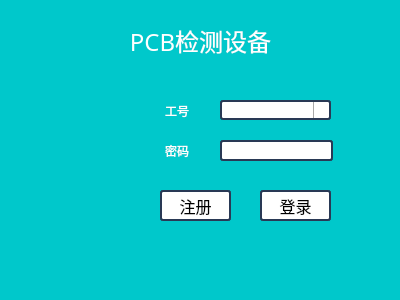
<?xml version="1.0" encoding="UTF-8"?>
<ui version="4.0">
 <class>Login</class>
 <widget class="QWidget" name="Login">
  <property name="windowModality">
   <enum>Qt::ApplicationModal</enum>
  </property>
  <property name="geometry">
   <rect>
    <x>0</x>
    <y>0</y>
    <width>400</width>
    <height>300</height>
   </rect>
  </property>
  <property name="windowTitle">
   <string>登录</string>
  </property>
  <property name="autoFillBackground">
   <bool>false</bool>
  </property>
  <property name="styleSheet">
   <string notr="true">background-color: rgb(0, 200, 203);</string>
  </property>
  <widget class="QLineEdit" name="password">
   <property name="geometry">
    <rect>
     <x>220</x>
     <y>140</y>
     <width>113</width>
     <height>21</height>
    </rect>
   </property>
   <property name="styleSheet">
    <string notr="true">QLineEdit {
    border: 2px solid rgb(41, 57, 85);
    border-radius: 3px;
    background: white;
    selection-background-color: green;
    font-size: 14px ;
}</string>
   </property>
   <property name="echoMode">
    <enum>QLineEdit::Password</enum>
   </property>
  </widget>
  <widget class="QLabel" name="label">
   <property name="geometry">
    <rect>
     <x>150</x>
     <y>100</y>
     <width>54</width>
     <height>21</height>
    </rect>
   </property>
   <property name="styleSheet">
    <string notr="true">color: rgb(255, 255, 255);</string>
   </property>
   <property name="text">
    <string>工号</string>
   </property>
   <property name="alignment">
    <set>Qt::AlignCenter</set>
   </property>
  </widget>
  <widget class="QLabel" name="label_2">
   <property name="geometry">
    <rect>
     <x>150</x>
     <y>140</y>
     <width>54</width>
     <height>21</height>
    </rect>
   </property>
   <property name="styleSheet">
    <string notr="true">color: rgb(255, 255, 255);</string>
   </property>
   <property name="text">
    <string>密码</string>
   </property>
   <property name="alignment">
    <set>Qt::AlignCenter</set>
   </property>
  </widget>
  <widget class="QLabel" name="machine_name">
   <property name="geometry">
    <rect>
     <x>30</x>
     <y>10</y>
     <width>341</width>
     <height>61</height>
    </rect>
   </property>
   <property name="font">
    <font>
     <family>黑体</family>
     <pointsize>18</pointsize>
     <weight>50</weight>
     <italic>false</italic>
     <bold>false</bold>
    </font>
   </property>
   <property name="styleSheet">
    <string notr="true">color: rgb(255, 255, 255);
font: 18pt &quot;黑体&quot;;</string>
   </property>
   <property name="text">
    <string>PCB检测设备</string>
   </property>
   <property name="alignment">
    <set>Qt::AlignCenter</set>
   </property>
  </widget>
  <widget class="QLabel" name="label_4">
   <property name="geometry">
    <rect>
     <x>40</x>
     <y>60</y>
     <width>91</width>
     <height>181</height>
    </rect>
   </property>
   <property name="styleSheet">
    <string notr="true">border-image: url(:/icon/res/ui_EquipmentPicture.png);</string>
   </property>
   <property name="text">
    <string/>
   </property>
  </widget>
  <widget class="QPushButton" name="login">
   <property name="geometry">
    <rect>
     <x>260</x>
     <y>190</y>
     <width>71</width>
     <height>31</height>
    </rect>
   </property>
   <property name="font">
    <font>
     <family>黑体</family>
     <pointsize>12</pointsize>
     <weight>9</weight>
     <italic>false</italic>
     <bold>false</bold>
    </font>
   </property>
   <property name="styleSheet">
    <string notr="true">QPushButton {
    border: 2px solid rgb(41, 57, 85);
    border-radius: 3px;
    background: white;
    selection-background-color: green;
	font: 75 12pt &quot;黑体&quot;;
}

QPushButton:hover{
	background-color: rgb(0, 170, 230);
	color: white;
}

QPushButton:pressed{
	background-color:rgb(85, 170, 255);                                                           	border-style: inset;
}</string>
   </property>
   <property name="text">
    <string>登录</string>
   </property>
  </widget>
  <widget class="QPushButton" name="register_2">
   <property name="geometry">
    <rect>
     <x>160</x>
     <y>190</y>
     <width>71</width>
     <height>31</height>
    </rect>
   </property>
   <property name="font">
    <font>
     <family>黑体</family>
     <pointsize>12</pointsize>
     <weight>9</weight>
     <italic>false</italic>
     <bold>false</bold>
    </font>
   </property>
   <property name="styleSheet">
    <string notr="true">QPushButton {
    border: 2px solid rgb(41, 57, 85);
    border-radius: 3px;
    background: white;
    selection-background-color: green;
	font: 75 12pt &quot;黑体&quot;;
}

QPushButton:hover{
	background-color: rgb(0, 170, 230);
	color: white;
}

QPushButton:pressed{
	background-color:rgb(85, 170, 255);                                                           	border-style: inset;
}</string>
   </property>
   <property name="text">
    <string>注册</string>
   </property>
  </widget>
  <widget class="QComboBox" name="id">
   <property name="geometry">
    <rect>
     <x>220</x>
     <y>100</y>
     <width>111</width>
     <height>20</height>
    </rect>
   </property>
   <property name="styleSheet">
    <string notr="true">QComboBox {
    border: 2px solid rgb(41, 57, 85);
    border-radius: 3px;
	background: white;
    selection-background-color: green;
    font-size: 14px ;
    min-width: 6em;
}


QComboBox::drop-down {
    subcontrol-origin: padding;
    subcontrol-position: top right;
    width: 15px;
    border-left-width: 1px;  
	border-left-color: darkgray;
    border-left-style: solid;
    border-top-right-radius: 3px;
    border-bottom-right-radius: 3px;
}

QComboBox::down-arrow {
    image: url(:/icon/res/ui_down_arrow.png);
}

QComboBox::down-arrow:on {
    top: 1px;
    left: 1px;
}


</string>
   </property>
   <property name="editable">
    <bool>true</bool>
   </property>
   <property name="sizeAdjustPolicy">
    <enum>QComboBox::AdjustToContentsOnFirstShow</enum>
   </property>
   <property name="frame">
    <bool>false</bool>
   </property>
   <property name="modelColumn">
    <number>0</number>
   </property>
  </widget>
 </widget>
 <tabstops>
  <tabstop>id</tabstop>
  <tabstop>password</tabstop>
  <tabstop>login</tabstop>
  <tabstop>register_2</tabstop>
 </tabstops>
 <resources/>
 <connections/>
</ui>
